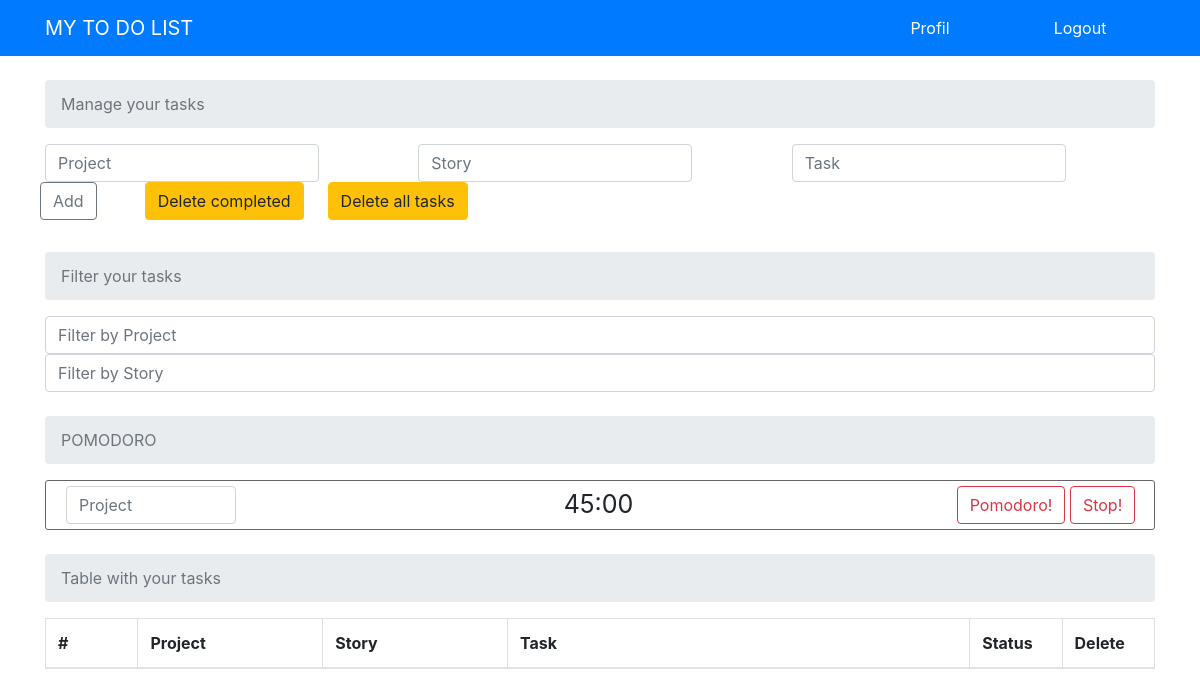
Before: / (signed in) with the older database file.
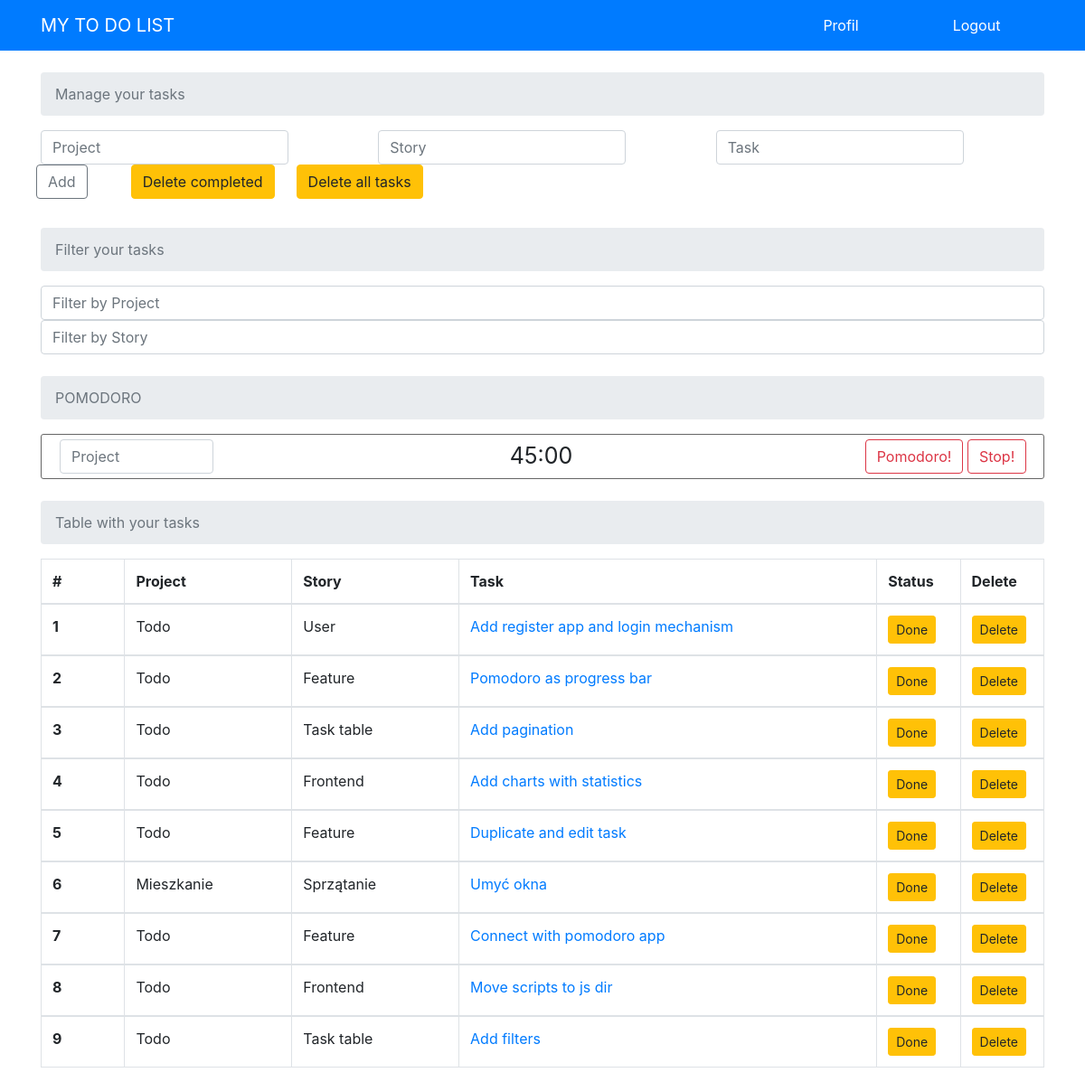
After: the same page with the newer database file.
### todo/models.py (models this page shows, shortened)
class Todo(models.Model):
    date_added = models.DateTimeField(default=timezone.now)
    task = models.CharField(max_length=100)
    story = models.CharField(max_length=100, default="-")
    project = models.CharField(max_length=100)
    complete = models.BooleanField(default=False)

### todo/views.py (the view)
# urls.py: 2. Add a URL to urlpatterns:  path('', views.home, name='home')
def home(request):
    context = {'tasks': Todo.objects.all().order_by('-id')}
    return render(request, 'todo/home.html', context)

### todo/templates/todo/home.html (shortened to what this page needs)
{% extends 'todo/layout.html' %}
{% block content %}
    {% if user.is_authenticated %}
        <nav aria-label="breadcrumb">
            <ol class="breadcrumb">
                <li class="breadcrumb-item active" aria-current="page">Manage your tasks</li>
            </ol>
        </nav>
        <form method='POST' action='{% url 'add' %}' class="form-inline mb-4">
            <div class="input-group">
                <div class="form-row">
                    <div class="col">
                        <input type="text" class="form-control" name="project" placeholder="Project">
                    </div>
                    <div class="col">
                        <input type="text" class="form-control" name="story" placeholder="Story">
                    </div>
                    <div class="col">
                        <input type="text" class="form-control" name="task" placeholder="Task">
                    </div>
                    <div class="btn-toolbar mb-2" aria-label="First group">
                        <button class="btn btn-outline-secondary mr-5" type="submit" id="button-addon2">Add</button>
                        <a href="{% url 'delete_completed' %}"><button type="button" class="btn btn-warning mr-4">Delete completed</button></a>
                        <a href="{% url 'delete_all' %}"><button type="button" class="btn btn-warning mr-2">Delete all tasks</button></a>
                    </div>
                </div>
            </div>
        </form>
        <nav aria-label="breadcrumb">
            <ol class="breadcrumb">
                <li class="breadcrumb-item active" aria-current="page">Filter your tasks</li>
            </ol>
            <input class="form-control" id="byProject" type="text" placeholder="Filter by Project" aria-label="Search" onkeyup="myFunction(0)">
            <input class="form-control mb-4" id="byStory" type="text" placeholder="Filter by Story" aria-label="Search" onkeyup="myFunction(1)">
        </nav>
        <nav aria-label="breadcrumb">
            <ol class="breadcrumb">
                <li class="breadcrumb-item active" aria-current="page">POMODORO</li>
            </ol>
            <div class="pomodoro_all mb-4">
                <div class="pomodoro-margins">
                    <div class="col">
                        <input type="text" class="form-control" name="project" placeholder="Project">
                    </div>
                </div>
                <div class="pomodoro-container">
                    <div class="pomodoro" id="time">
                        45:00
                    </div>
                </div>
                <div class="pomodoro-margins">
                    <button id="btn-pomodoro" class="btn btn-outline-danger" type="submit">Pomodoro!</button>
                    <button class="btn btn-outline-danger" type="submit">Stop!</button>
                </div>
            </div>
        </nav>
        <nav aria-label="breadcrumb">
            <ol class="breadcrumb">
                <li class="breadcrumb-item active" aria-current="page">Table with your tasks</li>
            </ol>
        </nav>
        <table class="table table-hover table-bordered" id="myTable">
            <thead>
                <tr>
                    <th scope="col" class="col-1">#</th>
                    <th scope="col" class="col-2">Project</th>
                    <th scope="col" class="col-2">Story</th>
                    <th scope="col" class="col-5">Task</th>
                    <th scope="col" class="col-1">Status</th>
                    <th scope="col" class="col-1">Delete</th>
                </tr>
            </thead>
            {% for task in tasks %}
            <tbody>
                <tr>
                    {% if task.complete %}
                        <th class="todo_complete" scope="row">{{ forloop.counter }}</th>
                        <td class="todo_complete">{{ task.project }}</td>
                        <td class="todo_complete">{{ task.story }}</td>
                        <td class="todo_complete">{{ task.task }}</td>
                        <td class="todo_complete">
                            <a href="{% url 'uncompleted' task.id %}"><button type="button" class="btn btn-warning btn-sm">Undone</button></a>
                        </td>
                        <td class="todo_complete">
                            <a href="{% url 'delete_one' task.id %}"><button type="button" class="btn btn-warning btn-sm">Delete</button></a>
                        </td>
                    {% else %}
                            <th scope="row">{{ forloop.counter }}</th>
                            <td>{{ task.project }}</td>
                            <td>{{ task.story }}</td>
                            <td><a href="{% url 'edit' task.id %}">{{ task.task }}</a></td>
                            <td>
                                <a href="{% url 'completed' task.id %}"><button type="button" class="btn btn-warning btn-sm">Done</button></a>
                            </td>
                            <td>
                                <a href="{% url 'delete_one' task.id %}"><button type="button" class="btn btn-warning btn-sm">Delete</button></a>
                            </td>
                    {% endif %}
                </tr>
            </tbody>
            {% endfor %}
        </table>
    {% else %}
        <nav aria-label="breadcrumb">
            <ol class="breadcrumb">
                <li class="breadcrumb-item active" aria-current="page">Login to see your tasks</li>
            </ol>
        </nav>
    {% endif %}
{% endblock content %}

### todo/templates/todo/layout.html (shortened to what this page needs)
{% load static %}
<!DOCTYPE html>
<html lang="en">
<head>
    <link rel="stylesheet" href="https://stackpath.bootstrapcdn.com/bootstrap/4.5.2/css/bootstrap.min.css">
    <link rel="stylesheet" type="text/css" href="{% static 'todo/style.css' %}">
</head>
<body>
    <nav class="navbar navbar-dark bg-primary mb-4">
        <div class="container">
            <a class="navbar-brand" href="{% url 'home' %}">MY TO DO LIST</a>
            <div id="authbar">
                {% if user.is_authenticated %}
                    <div class="auth"><a href="{% url 'logout' %}">Logout</a></div>
                    <div class="auth"><a href="{% url 'profile' %}">Profil</a></div>
                {% else %}
                    <div class="auth"><a href="{% url 'register' %}">Register</a></div>
                    <div class="auth"><a href="{% url 'login' %}">Login</a></div>
                    <div style="clear: both;"></div>
                {% endif %}
            </div>
        </div>
    </nav>
    <div class="container">
    {% block content %}
    {% endblock content %}
    </div>
</body>
</html>

### todo/static/todo/style.css (style rules this page uses)
.breadcrumb { color: #666666; }
.pomodoro_all { border: 1px solid #666666; border-radius: 3px; width: 1110px; text-align: center; padding: 5px; height: 50px; }
.pomodoro-margins { float: left; width: 200px; }
.pomodoro { float: left; width: 695px; font-size: 25px; }
.auth { text-align: center; width: 150px; float: right; color: #ffffff; }
.auth > a { text-decoration: none; color: #ffffff; }

Changed rows visible on the page:
added Todo: project "Todo", story "User", task "Add register app and login mechanism"
added Todo: project "Todo", story "Feature", task "Pomodoro as progress bar"
added Todo: project "Todo", story "Task table", task "Add pagination"
added Todo: project "Todo", story "Frontend", task "Add charts with statistics"
added Todo: project "Todo", story "Feature", task "Duplicate and edit task"
added Todo: project "Mieszkanie", story "Sprzątanie", task "Umyć okna"
added Todo: project "Todo", story "Feature", task "Connect with pomodoro app"
added Todo: project "Todo", story "Frontend", task "Move scripts to js dir"
added Todo: project "Todo", story "Task table", task "Add filters"
